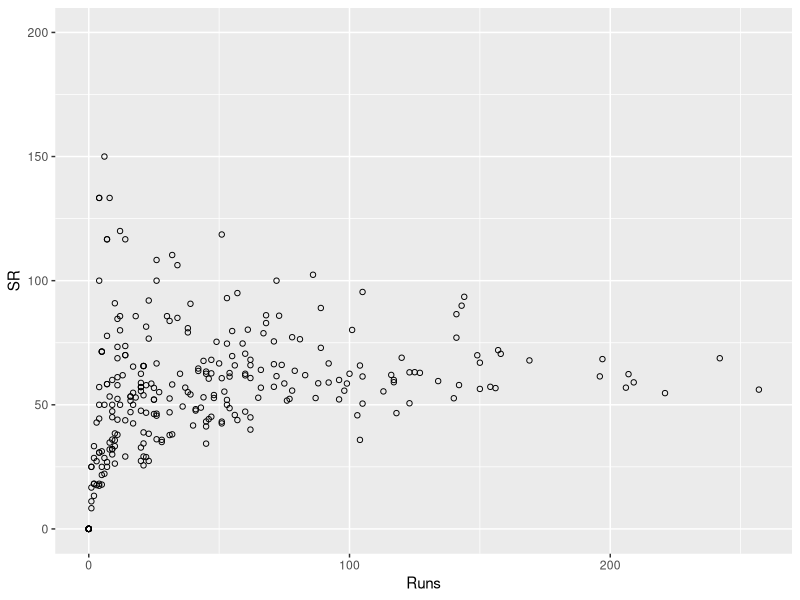

This figure's R source:
library(tidyverse)
# Read the data
ricky_ponting <- read_csv("data/ricky_ponting_test_innings.csv")
# Let's say we want to know the number of innings he's actually batted in
ricky_ponting %>% filter(Runs != 'DNB')
# Now let's say we want his
# 1. Batting average
# 2. Runs per innings (A far more valuable statistic that BA imo)

# The problem is that 'Runs' column has a '*' at the end if
# he was not dismissed. We need to get rid of that
# So we'll use the 'stringr' library to substitute '' for '*'
ricky_ponting <- ricky_ponting %>% mutate(Runs = str_replace(Runs, c("[*]"), ""))

ricky_ponting %>% filter(Dismissal == 'not out')

# Ricking Ponting valid innings
ricky_ponting_vi <- ricky_ponting %>% filter(Runs != 'DNB')
# Batting Average
not_out_innings <- dim(ricky_ponting_vi %>% filter(Dismissal %in% c('not out','retired notout')))[1]
total_innings <- dim(ricky_ponting_vi)[1]
# Now we cast the Runs as a numeric table
ricky_ponting_vi <- ricky_ponting_vi %>%mutate_at(vars(Runs), as.numeric)
ricky_ponting_vi <- ricky_ponting_vi %>%mutate_at(vars(SR), as.numeric)
ricky_ponting_vi %>% summarise(runs_sum = sum(Runs), rpi = mean(Runs), 
                                 avg = sum(Runs)/(total_innings - not_out_innings))
# Cumulative RPI
ricky_ponting_rpi_cum <- dplyr::cummean(ricky_ponting_vi$Runs)
ricky_ponting_vi <- add_column(ricky_ponting_vi, rpi_cum = ricky_ponting_rpi_cum)

ggplot(ricky_ponting_vi, aes(x=Runs, y=SR)) + geom_point(shape=1) + ylim(0,200)